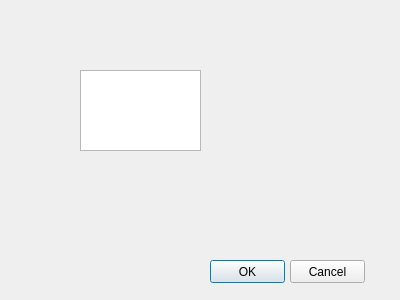
<?xml version="1.0" encoding="UTF-8"?>
<ui version="4.0">
 <class>ConfigDialog</class>
 <widget class="QDialog" name="ConfigDialog">
  <property name="geometry">
   <rect>
    <x>0</x>
    <y>0</y>
    <width>400</width>
    <height>300</height>
   </rect>
  </property>
  <property name="windowTitle">
   <string>ConfigDialog</string>
  </property>
  <widget class="QPushButton" name="pushButton">
   <property name="geometry">
    <rect>
     <x>210</x>
     <y>260</y>
     <width>75</width>
     <height>23</height>
    </rect>
   </property>
   <property name="text">
    <string>OK</string>
   </property>
  </widget>
  <widget class="QPushButton" name="pushButton_2">
   <property name="geometry">
    <rect>
     <x>290</x>
     <y>260</y>
     <width>75</width>
     <height>23</height>
    </rect>
   </property>
   <property name="text">
    <string>Cancel</string>
   </property>
  </widget>
  <widget class="QTextEdit" name="textEdit">
   <property name="geometry">
    <rect>
     <x>80</x>
     <y>70</y>
     <width>121</width>
     <height>81</height>
    </rect>
   </property>
  </widget>
 </widget>
 <layoutdefault spacing="6" margin="11"/>
 <resources/>
 <connections/>
</ui>
